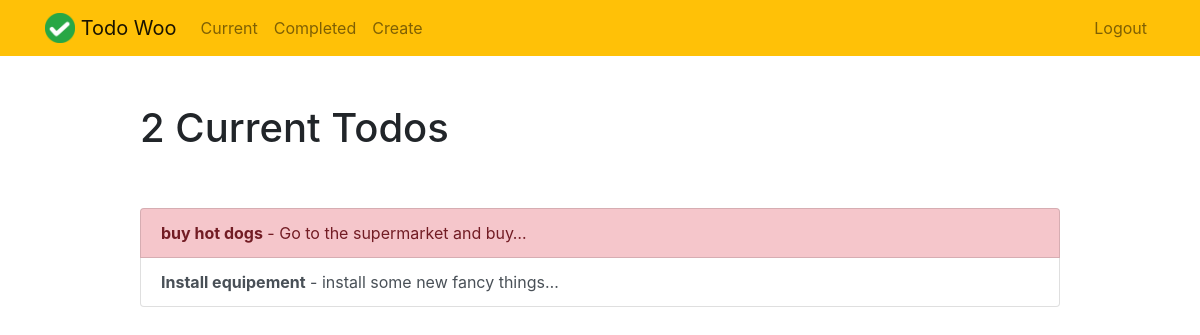
/current/ (signed in), run on the app's committed database.
### todo/models.py (models this page shows, shortened)
class Todo(models.Model):
    title = models.CharField(max_length=100)
    memo = models.TextField(blank=True)
    created = models.DateTimeField(auto_now_add=True)
    datecompleted = models.DateTimeField(null=True, blank=True)
    important = models.BooleanField(default=False)
    user = models.ForeignKey(User, on_delete=models.CASCADE)

### todo/views.py (the view)
# urls.py: path('current/', views.currenttodos, name="currenttodos"),
@login_required
def currenttodos(request):
    todos = Todo.objects.filter(user=request.user, datecompleted__isnull=True)
    return render(request, "todo/currenttodos.html",{"todos":todos})

### todo/templates/todo/currenttodos.html
{% extends "todo/base.html" %}
{% block content %}
    <div class="row justify-content-center mt-5">
        <div class="col-md-10">
            {% if todos %}
                 <h1>{{ todos.count }} Current Todo{{ todos.count|pluralize }}</h1>
            {% else %}
                           <h1>Current Todos</h1>
            {% endif %}
        </div>
    </div>
    <div class="row justify-content-center mt-5">
        <div class="col-md-10">
        {% if todos %}
            <div class="list-group">
                {% for todo in todos %}
                    <a href="{% url 'viewtodo' todo.id %}" class="list-group-item list-group-item-action{% if todo.important %} list-group-item-danger{% endif %}"><b>{{ todo.title }}</b>{% if todo.memo %} - {{ todo.memo|truncatechars:30 }}{% endif %}</a>
                {% endfor %}
            </div>
        {% else %}
            <div class="text-center">
                <h2>Looks like you don't have any todos! Nice work.</h2>
            <br>
            <a role="button" class="btn btn-primary" href="{% url 'createtodo' %}">New Todo</a>
            </div>
        {% endif %}
        </div>
    </div>
{% endblock %}

### data on the page
Todo: title "buy hot dogs", memo "Go to the supermarket and buy…"
Todo: title "Install equipement", memo "install some new fancy things…"

### other printed values
{{ todos.count }} "2"
